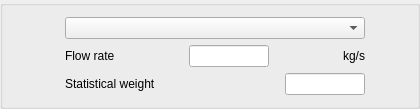
       <widget class="QGroupBox" name="groupBoxRate">
        <property name="title">
         <string/>
        </property>
        <property name="checkable">
         <bool>false</bool>
        </property>
        <layout class="QGridLayout">
         <item row="0" column="0">
          <layout class="QGridLayout">
           <item row="0" column="0">
            <spacer>
             <property name="orientation">
              <enum>Qt::Horizontal</enum>
             </property>
             <property name="sizeHint" stdset="0">
              <size>
               <width>51</width>
               <height>22</height>
              </size>
             </property>
            </spacer>
           </item>
           <item row="0" column="1">
            <widget class="QComboBox" name="comboBoxIPOIT">
             <property name="minimumSize">
              <size>
               <width>300</width>
               <height>0</height>
              </size>
             </property>
             <property name="focusPolicy">
              <enum>Qt::ClickFocus</enum>
             </property>
             <property name="toolTip">
              <string>&lt;html&gt;&lt;head/&gt;&lt;body&gt;&lt;p&gt;&lt;span style=&quot; font-size:9pt;&quot;&gt;Choose
               how to define the statistical weight profile.&lt;/span&gt;&lt;/p&gt;&lt;/body&gt;&lt;/html&gt;
              </string>
             </property>
            </widget>
           </item>
           <item row="0" column="2">
            <spacer>
             <property name="orientation">
              <enum>Qt::Horizontal</enum>
             </property>
             <property name="sizeHint" stdset="0">
              <size>
               <width>41</width>
               <height>22</height>
              </size>
             </property>
            </spacer>
           </item>
           <item row="1" column="1">
            <widget class="QFrame" name="frameMassRate">
             <property name="frameShape">
              <enum>QFrame::NoFrame</enum>
             </property>
             <property name="frameShadow">
              <enum>QFrame::Raised</enum>
             </property>
             <layout class="QGridLayout">
              <property name="margin">
               <number>0</number>
              </property>
              <item row="0" column="0">
               <layout class="QGridLayout">
                <item row="0" column="0">
                 <widget class="QLabel" name="labelIDEBT">
                  <property name="toolTip">
                   <string>&lt;html&gt;&lt;head/&gt;&lt;body&gt;&lt;p&gt;Specify the particle flow rate.&lt;/p&gt;&lt;p&gt;&lt;br/&gt;&lt;/p&gt;&lt;p&gt;Assumes
                    periodicity of injection 1; the specified flow rate is applied during the injection time steps, so
                    for desired mean flow rate with periodicity greater than 1, the rate provided must be multiplied by
                    the periodicity.&lt;/p&gt;&lt;/body&gt;&lt;/html&gt;
                   </string>
                  </property>
                  <property name="text">
                   <string>Flow rate</string>
                  </property>
                 </widget>
                </item>
                <item row="0" column="1">
                 <spacer>
                  <property name="orientation">
                   <enum>Qt::Horizontal</enum>
                  </property>
                  <property name="sizeHint" stdset="0">
                   <size>
                    <width>40</width>
                    <height>20</height>
                   </size>
                  </property>
                 </spacer>
                </item>
                <item row="0" column="2">
                 <widget class="QLineEdit" name="lineEditIDEBT">
                  <property name="maximumSize">
                   <size>
                    <width>80</width>
                    <height>16777215</height>
                   </size>
                  </property>
                  <property name="toolTip">
                   <string/>
                  </property>
                 </widget>
                </item>
                <item row="0" column="3">
                 <spacer>
                  <property name="orientation">
                   <enum>Qt::Horizontal</enum>
                  </property>
                  <property name="sizeHint" stdset="0">
                   <size>
                    <width>40</width>
                    <height>20</height>
                   </size>
                  </property>
                 </spacer>
                </item>
                <item row="0" column="4">
                 <widget class="QLabel" name="labelUnitIDEBT">
                  <property name="text">
                   <string>kg/s</string>
                  </property>
                 </widget>
                </item>
               </layout>
              </item>
             </layout>
            </widget>
           </item>
           <item row="2" column="1">
            <widget class="QFrame" name="frameStatisticalWeight">
             <property name="frameShape">
              <enum>QFrame::NoFrame</enum>
             </property>
             <property name="frameShadow">
              <enum>QFrame::Raised</enum>
             </property>
             <layout class="QGridLayout">
              <property name="margin">
               <number>0</number>
              </property>
              <item row="0" column="0">
               <layout class="QGridLayout">
                <item row="0" column="0">
                 <widget class="QLabel" name="labelIPOIT">
                  <property name="toolTip">
                   <string/>
                  </property>
                  <property name="text">
                   <string>Statistical weight</string>
                  </property>
                 </widget>
                </item>
                <item row="0" column="1">
                 <spacer>
                  <property name="orientation">
                   <enum>Qt::Horizontal</enum>
                  </property>
                  <property name="sizeHint" stdset="0">
                   <size>
                    <width>40</width>
                    <height>20</height>
                   </size>
                  </property>
                 </spacer>
                </item>
                <item row="0" column="2">
                 <widget class="QLineEdit" name="lineEditIPOIT">
                  <property name="maximumSize">
                   <size>
                    <width>80</width>
                    <height>16777215</height>
                   </size>
                  </property>
                  <property name="toolTip">
                   <string/>
                  </property>
                 </widget>
                </item>
               </layout>
              </item>
             </layout>
            </widget>
           </item>
          </layout>
         </item>
        </layout>
       </widget>
